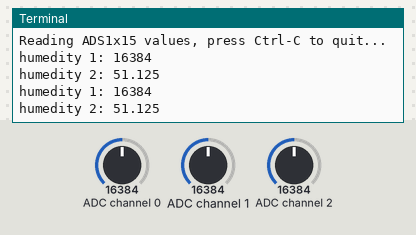
The program below on a simulated Raspberry Pi (BCM pin numbers). On the bench: the last lines printed to the terminal. The inputs (shaded band) are chosen by the test bench; at power-on: ADC channel 0 = 16384, ADC channel 1 = 16384, ADC channel 2 = 16384 (analog values on the 0–32767 scale).

Above: at 1.2 s.
1.3 s: ADC channel 0 set to 22936
At 2.6 s:
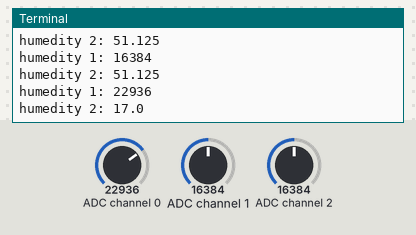
2.8 s: ADC channel 0 set to 26527
At 3.9 s:
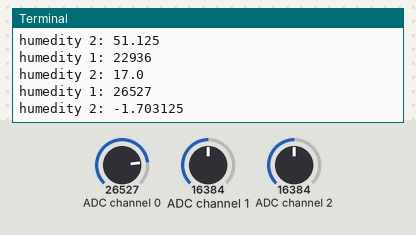
Timing chart, 0 to 5.8 s (numbered marks = the images above; inputs shaded):
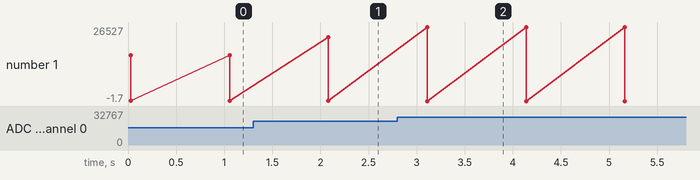

The program:

hd_38.py
```python
import time

# Import the ADS1x15 module.
import Adafruit_ADS1x15


# Create an ADS1115 ADC (16-bit) instance.
adc = Adafruit_ADS1x15.ADS1115()


# Choose a gain of 1 for reading voltages from 0 to 4.09V.
# Or pick a different gain to change the range of voltages that are read:
#  - 2/3 = +/-6.144V
#  -   1 = +/-4.096V
#  -   2 = +/-2.048V
#  -   4 = +/-1.024V
#  -   8 = +/-0.512V
#  -  16 = +/-0.256V
# See table 3 in the ADS1015/ADS1115 datasheet for more info on gain.
GAIN = 1

print('Reading ADS1x15 values, press Ctrl-C to quit...')

Scale_hum_Max_y = 26200
Scale_hum_min_y = 7000
Scale_hum_Max_X = 100
Scale_hum_min_X = 0

#formula de la pendiente m = (Y2 - Y1) / (X2 - X1)
Scale_pen = (Scale_hum_Max_y - Scale_hum_min_y) / (Scale_hum_min_X - Scale_hum_Max_X)

while True:
    humedity1 = adc.read_adc(0, gain=GAIN)
    humedity2 = adc.read_adc(1, gain=GAIN)
    humedity3 = adc.read_adc(2, gain=GAIN)

    Scale = (humedity1 - Scale_hum_min_y + (Scale_pen * Scale_hum_Max_X)) / Scale_pen


    print('humedity 1: {0}'.format(humedity1))
    print('humedity 2: {0}'.format(Scale))
    #print('humedity 3: {0}'.format(humedity3))

    time.sleep(1)
```

Measured:
- after the input at 1.3 s, the terminal: prints a new line after 0.78 s (image 1)
- after the input at 2.8 s, the terminal: prints a new line after 0.31 s (image 2)
- plotted number 1: 51.12 → 17 after the input at 1.3 s, 17 → -1.7 after the input at 2.8 s
